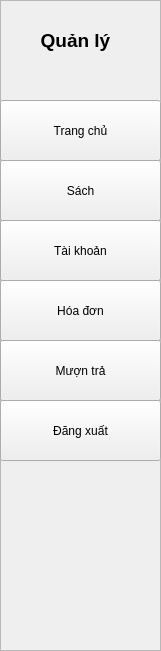
   <widget class="QFrame" name="frame">
    <property name="geometry">
     <rect>
      <x>10</x>
      <y>10</y>
      <width>161</width>
      <height>651</height>
     </rect>
    </property>
    <property name="frameShape">
     <enum>QFrame::StyledPanel</enum>
    </property>
    <property name="frameShadow">
     <enum>QFrame::Raised</enum>
    </property>
    <widget class="QLabel" name="label">
     <property name="geometry">
      <rect>
       <x>0</x>
       <y>0</y>
       <width>151</width>
       <height>81</height>
      </rect>
     </property>
     <property name="font">
      <font>
       <pointsize>14</pointsize>
       <weight>75</weight>
       <bold>true</bold>
      </font>
     </property>
     <property name="toolTip">
      <string>&lt;html&gt;&lt;head/&gt;&lt;body&gt;&lt;p&gt;&lt;br/&gt;&lt;/p&gt;&lt;/body&gt;&lt;/html&gt;</string>
     </property>
     <property name="toolTipDuration">
      <number>1</number>
     </property>
     <property name="text">
      <string>&lt;html&gt;&lt;head/&gt;&lt;body&gt;&lt;p align=&quot;center&quot;&gt;Quản lý&lt;/p&gt;&lt;/body&gt;&lt;/html&gt;</string>
     </property>
    </widget>
    <widget class="QPushButton" name="btnTrangChu">
     <property name="geometry">
      <rect>
       <x>0</x>
       <y>100</y>
       <width>161</width>
       <height>61</height>
      </rect>
     </property>
     <property name="text">
      <string>Trang chủ</string>
     </property>
    </widget>
    <widget class="QPushButton" name="btnSach">
     <property name="geometry">
      <rect>
       <x>0</x>
       <y>160</y>
       <width>161</width>
       <height>61</height>
      </rect>
     </property>
     <property name="text">
      <string>Sách</string>
     </property>
    </widget>
    <widget class="QPushButton" name="btnTaiKhoan">
     <property name="geometry">
      <rect>
       <x>0</x>
       <y>220</y>
       <width>161</width>
       <height>61</height>
      </rect>
     </property>
     <property name="text">
      <string>Tài khoản</string>
     </property>
    </widget>
    <widget class="QPushButton" name="btnHoaDon">
     <property name="geometry">
      <rect>
       <x>0</x>
       <y>280</y>
       <width>161</width>
       <height>61</height>
      </rect>
     </property>
     <property name="text">
      <string>Hóa đơn</string>
     </property>
    </widget>
    <widget class="QPushButton" name="btnMuonTra">
     <property name="geometry">
      <rect>
       <x>0</x>
       <y>340</y>
       <width>161</width>
       <height>61</height>
      </rect>
     </property>
     <property name="text">
      <string>Mượn trả</string>
     </property>
    </widget>
    <widget class="QPushButton" name="btnDangXuat">
     <property name="geometry">
      <rect>
       <x>0</x>
       <y>400</y>
       <width>161</width>
       <height>61</height>
      </rect>
     </property>
     <property name="text">
      <string>Đăng xuất</string>
     </property>
    </widget>
   </widget>
